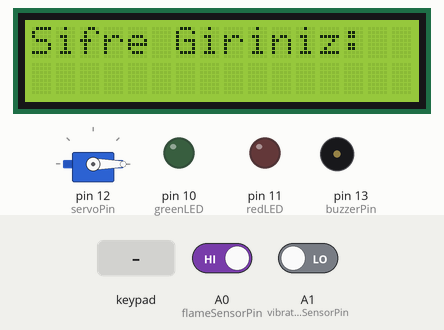
Bench run of a sketch on a simulated Arduino Uno, built with avr-gcc and run on an emulated ATmega328P. Shown: 16×2 character LCD, servo, output pins drawn as LEDs (lit = HIGH), buzzer (waves = sounding). The inputs (shaded band) are chosen by the test bench; at power-on: A0 (flameSensorPin) HIGH, A1 (vibrationSensorPin) LOW.

Above: at 1.2 s.
1.3 s: keypad keys 2 5 8 0 A pressed 0.4 s apart
At 3.7 s:
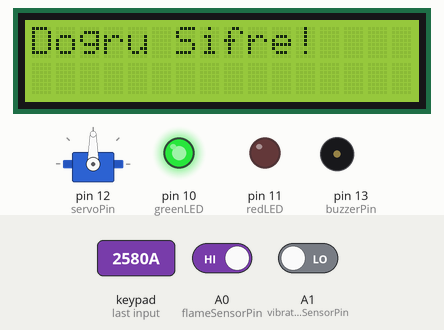
4.8 s: key 'A' pressed
At 7.5 s:
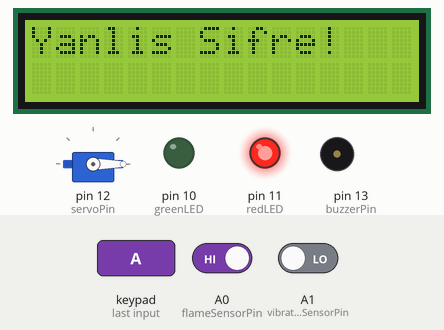
7.8 s: A0 (flameSensorPin) driven LOW
At 10.08 s:
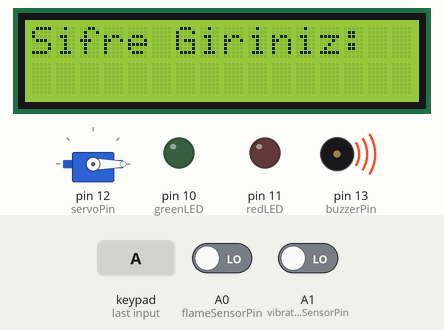
10.8 s: key '1' pressed
At 12.36 s:
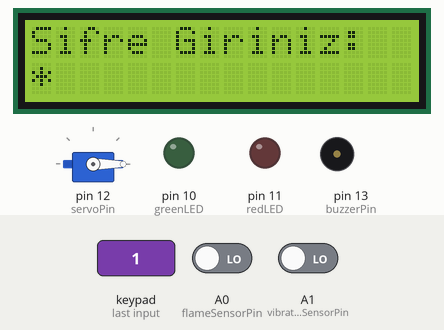
13.8 s: keypad keys 2 5 8 0 pressed 0.4 s apart
At 14.35 s:
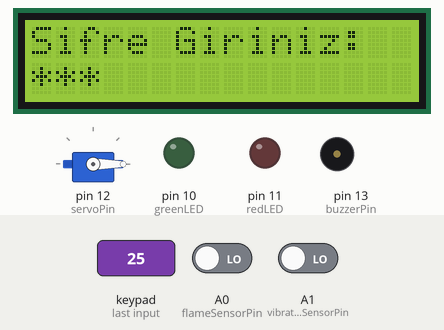
16.9 s: A1 (vibrationSensorPin) driven HIGH
Timing chart, 0 to 19.4 s (numbered marks = the images above; inputs shaded):
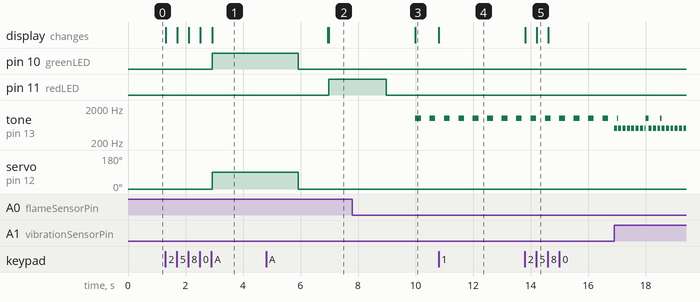

The sketch:

arduino_proje.ino
```cpp
#include <Keypad.h>
#include <LiquidCrystal_I2C.h>
#include <Servo.h>

// LCD ekran tanımı
LiquidCrystal_I2C lcd(0x27,16,2);

// Keypad tanımı
const byte ROWS = 4;
const byte COLS = 4;
char keys[ROWS][COLS] = {
  {'1','2','3','A'},
  {'4','5','6','B'},
  {'7','8','9','C'},
  {'*','0','#','D'}
};

byte rowPins[ROWS] = {2,3,4,5};  // Keypad row pinleri
byte colPins[COLS] = {6,7,8,9};  // Keypad column pinleri

Keypad keypad = Keypad(makeKeymap(keys), rowPins, colPins, ROWS, COLS);

// Servo motor tanımı
Servo myServo;

// Sabitler ve pinler
const String correctPassword = "2580";
String enteredPassword = "";

const int greenLED = 10;
const int redLED = 11;
const int servoPin = 12;
const int buzzerPin = 13;

const int flameSensorPin = A0;      // Alev sensörü
const int vibrationSensorPin = A1;  // Titreşim sensörü

// Zamanlar
unsigned long lastFlameBuzzTime = 0;
unsigned long lastVibBuzzTime = 0;

void setup() {
  Serial.begin(9600);

  lcd.init();
  lcd.backlight();
  lcd.setCursor(0,0);
  lcd.print("Sifre Giriniz:");

  pinMode(greenLED, OUTPUT);
  pinMode(redLED, OUTPUT);
  pinMode(buzzerPin, OUTPUT);

  myServo.attach(servoPin);
  myServo.write(0); // Servo başlangıç pozisyonu
}

void loop() {
  char key = keypad.getKey();

  // Keypad işlemleri
  if(key) {
    if(key >= '0' && key <= '9') {
      if(enteredPassword.length() < 4) {
        enteredPassword += key;
        lcd.setCursor(enteredPassword.length() - 1, 1);
        lcd.print("*");
      }
    }
    else if(key == '#') {  // Şifre temizle
      enteredPassword = "";
      lcd.clear();
      lcd.setCursor(0,0);
      lcd.print("Sifre Giriniz:");
    }
    else if(key == 'A') {  // Şifre onayla
      lcd.clear();
      if(enteredPassword == correctPassword) {
        lcd.print("Dogru Sifre!");
        digitalWrite(greenLED, HIGH);
        digitalWrite(redLED, LOW);
        // Servo açma
        myServo.write(90);
        delay(3000);
        myServo.write(0);
        digitalWrite(greenLED, LOW);
      } else {
        lcd.print("Yanlis Sifre!");
        digitalWrite(redLED, HIGH);
        digitalWrite(greenLED, LOW);
        delay(2000);
        digitalWrite(redLED, LOW);
      }
      enteredPassword = "";
      delay(1000);
      lcd.clear();
      lcd.setCursor(0,0);
      lcd.print("Sifre Giriniz:");
    }
  }

  // Alev sensörü işlemi (LOW aktif)
  int flameState = digitalRead(flameSensorPin);
  unsigned long currentMillis = millis();
  if(flameState == LOW) {
    if(currentMillis - lastFlameBuzzTime > 500) {
      tone(buzzerPin, 1000, 200); // 1000 Hz 200 ms
      lastFlameBuzzTime = currentMillis;
    }
  }

  // Titreşim sensörü işlemi (HIGH aktif)
  int vibrationState = digitalRead(vibrationSensorPin);
  if(vibrationState == HIGH) {
    if(currentMillis - lastVibBuzzTime > 150) {
      tone(buzzerPin, 500, 100);  // 500 Hz 100 ms
      lastVibBuzzTime = currentMillis;
    }
  }

  // Eğer hiç sensör aktif değilse buzzer kapalı
  if(flameState == HIGH && vibrationState == LOW) {
    noTone(buzzerPin);
}
}
```

Measured:
- after the input at 1.3 s, pin 10 (greenLED): LOW → HIGH after 1.6 s; servo on pin 12 (servoPin): 0° → 90° after 1.6 s; the display: first changes at once (image 1 shows a later state)
- after the input at 4.8 s, pin 11 (redLED): LOW → HIGH after 2.2 s; the display: first differs from a run without the input after 2.2 s (image 2)
- after the input at 7.8 s, tone on pin 13 (buzzerPin): alternates 1000 Hz for 0.20 s and silent for 0.30 s, starting after 2.2 s
- after the input at 10.8 s, the display: changes at once (image 4)
- after the input at 13.8 s, the display: first changes at once (image 5 shows a later state)
